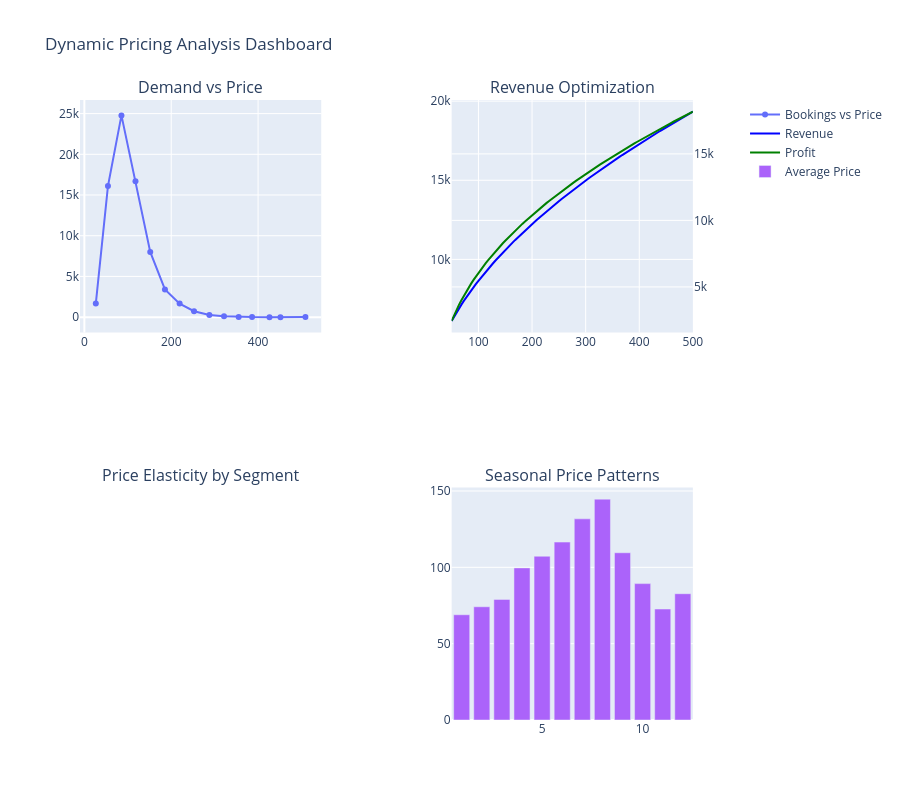

The code cell stored with this chart in its notebook:
### Code cell
import pandas as pd
import numpy as np
import matplotlib.pyplot as plt
import seaborn as sns
from sklearn.ensemble import RandomForestRegressor
from sklearn.linear_model import LinearRegression
from scipy import stats
import plotly.graph_objects as go
from plotly.subplots import make_subplots
import warnings
warnings.filterwarnings('ignore')

# Load processed data
df = pd.read_csv('../data/processed/hotel_bookings_processed.csv')

print(f"Dataset shape: {df.shape}")
print(f"Price range: ${df['adr'].min():.2f} - ${df['adr'].max():.2f}")

# =============================================================================
# 1. DEMAND CURVE ANALYSIS
# =============================================================================

def analyze_demand_curve(df, price_col='adr', segments=None):
    """
    Analyze how demand varies with price across different segments
    """
    results = {}
    
    if segments is None:
        segments = {'All': df}
    else:
        segments = {seg: df[df[segments] == seg] for seg in df[segments].unique()}
    
    for segment_name, segment_df in segments.items():
        # Create price bins
        segment_df = segment_df.copy()
        segment_df['price_bin'] = pd.cut(segment_df[price_col], bins=15, duplicates='drop')
        
        # Calculate demand metrics for each price bin
        demand_analysis = segment_df.groupby('price_bin').agg({
            price_col: ['mean', 'count'],  # Average price and booking count
            'total_nights': 'mean',
            'total_guests': 'mean',
            'lead_time': 'mean'
        }).round(2)
        
        demand_analysis.columns = ['avg_price', 'booking_count', 'avg_nights', 'avg_guests', 'avg_lead_time']
        demand_analysis = demand_analysis.reset_index()
        
        # Calculate revenue per price bin
        demand_analysis['total_revenue'] = demand_analysis['avg_price'] * demand_analysis['booking_count']
        demand_analysis['revenue_per_guest'] = demand_analysis['total_revenue'] / demand_analysis['avg_guests']
        
        results[segment_name] = demand_analysis
    
    return results

# Analyze overall demand curve
demand_curves = analyze_demand_curve(df)
print("=== DEMAND CURVE ANALYSIS ===")
print(demand_curves['All'])

# =============================================================================
# 2. PRICE ELASTICITY CALCULATION
# =============================================================================

def calculate_price_elasticity(df, price_col='adr', demand_proxy='total_nights'):
    """
    Calculate price elasticity of demand using multiple methods
    """
    # Method 1: Simple correlation-based elasticity
    price_log = np.log(df[price_col] + 1)
    demand_log = np.log(df[demand_proxy] + 1)
    
    correlation_elasticity = np.corrcoef(price_log, demand_log)[0,1]
    
    # Method 2: Regression-based elasticity
    X = price_log.values.reshape(-1, 1)
    y = demand_log.values
    
    reg_model = LinearRegression()
    reg_model.fit(X, y)
    regression_elasticity = reg_model.coef_[0]
    
    # Method 3: Segment-wise elasticity
    segments = ['hotel', 'market_segment', 'customer_type']
    segment_elasticities = {}
    
    for segment in segments:
        if segment in df.columns:
            seg_elasticities = []
            for seg_value in df[segment].unique():
                seg_data = df[df[segment] == seg_value]
                if len(seg_data) > 50:  # Minimum data points
                    seg_price_log = np.log(seg_data[price_col] + 1)
                    seg_demand_log = np.log(seg_data[demand_proxy] + 1)
                    if seg_price_log.std() > 0 and seg_demand_log.std() > 0:
                        seg_elasticity = np.corrcoef(seg_price_log, seg_demand_log)[0,1]
                        seg_elasticities.append(seg_elasticity)
            
            segment_elasticities[segment] = {
                'mean': np.mean(seg_elasticities),
                'std': np.std(seg_elasticities),
                'values': seg_elasticities
            }
    
    return {
        'correlation_elasticity': correlation_elasticity,
        'regression_elasticity': regression_elasticity,
        'segment_elasticities': segment_elasticities
    }

# Calculate elasticity
elasticity_results = calculate_price_elasticity(df)

print("\n=== PRICE ELASTICITY ANALYSIS ===")
print(f"Overall Correlation Elasticity: {elasticity_results['correlation_elasticity']:.3f}")
print(f"Regression-based Elasticity: {elasticity_results['regression_elasticity']:.3f}")

for segment, values in elasticity_results['segment_elasticities'].items():
    print(f"{segment} Average Elasticity: {values['mean']:.3f} (±{values['std']:.3f})")

# =============================================================================
# 3. ADVANCED REVENUE OPTIMIZATION
# =============================================================================

class RevenueOptimizer:
    def __init__(self, demand_model, base_elasticity=-0.5):
        self.demand_model = demand_model
        self.base_elasticity = base_elasticity
        self.feature_cols = [
            'lead_time', 'total_nights', 'total_guests', 'is_weekend', 'is_peak_season',
            'day_of_week', 'arrival_date_month_num', 'is_repeated_guest', 'previous_cancellations',
            'booking_changes', 'required_car_parking_spaces', 'total_of_special_requests',
            'hotel_encoded', 'meal_encoded', 'market_segment_encoded', 'distribution_channel_encoded',
            'reserved_room_type_encoded', 'deposit_type_encoded', 'customer_type_encoded'
        ]
    
    def predict_demand(self, features, price):
        """Predict demand at a given price using elasticity adjustment"""
        # Get base demand prediction
        base_demand = self.demand_model.predict(features)[0]
        
        # Apply price elasticity
        # Demand = Base_Demand * (Price / Base_Price)^elasticity
        base_price = base_demand  # Using predicted price as base
        if base_price > 0:
            price_ratio = price / base_price
            adjusted_demand = base_demand * (price_ratio ** self.base_elasticity)
        else:
            adjusted_demand = base_demand
        
        return max(0, adjusted_demand)  # Demand cannot be negative
    
    def optimize_price(self, features, price_range=(50, 500), steps=100, 
                      cost_per_night=30, min_margin=0.2):
        """
        Find optimal price considering revenue, costs, and constraints
        """
        prices = np.linspace(price_range[0], price_range[1], steps)
        results = []
        
        for price in prices:
            # Predict demand at this price
            demand = self.predict_demand(features, price)
            
            # Calculate metrics
            revenue = price * demand
            cost = cost_per_night * demand
            profit = revenue - cost
            margin = (profit / revenue) if revenue > 0 else 0
            
            # Check constraints
            meets_margin = margin >= min_margin
            
            results.append({
                'price': price,
                'demand': demand,
                'revenue': revenue,
                'profit': profit,
                'margin': margin,
                'meets_constraints': meets_margin
            })
        
        results_df = pd.DataFrame(results)
        
        # Find optimal prices for different objectives
        valid_results = results_df[results_df['meets_constraints']]
        
        if len(valid_results) > 0:
            optimal_revenue = valid_results.loc[valid_results['revenue'].idxmax()]
            optimal_profit = valid_results.loc[valid_results['profit'].idxmax()]
        else:
            optimal_revenue = results_df.loc[results_df['revenue'].idxmax()]
            optimal_profit = results_df.loc[results_df['profit'].idxmax()]
        
        return {
            'all_results': results_df,
            'optimal_revenue': optimal_revenue,
            'optimal_profit': optimal_profit
        }
    
    def scenario_analysis(self, features, scenarios):
        """
        Analyze multiple pricing scenarios
        """
        scenario_results = {}
        
        for scenario_name, scenario_params in scenarios.items():
            results = self.optimize_price(features, **scenario_params)
            scenario_results[scenario_name] = results
        
        return scenario_results

# Load the trained model
import joblib
model = joblib.load('../src/models/demand_model.pkl')

# Create optimizer
optimizer = RevenueOptimizer(model)

# Example optimization for a sample booking
sample_features = df[optimizer.feature_cols].iloc[[100]]  # Get one sample
optimization_results = optimizer.optimize_price(sample_features)

print("\n=== REVENUE OPTIMIZATION RESULTS ===")
print(f"Optimal for Revenue: ${optimization_results['optimal_revenue']['price']:.2f}")
print(f"Expected Revenue: ${optimization_results['optimal_revenue']['revenue']:.2f}")
print(f"Expected Demand: {optimization_results['optimal_revenue']['demand']:.2f}")
print(f"Profit Margin: {optimization_results['optimal_revenue']['margin']:.1%}")

print(f"\nOptimal for Profit: ${optimization_results['optimal_profit']['price']:.2f}")
print(f"Expected Profit: ${optimization_results['optimal_profit']['profit']:.2f}")
print(f"Expected Revenue: ${optimization_results['optimal_profit']['revenue']:.2f}")
print(f"Profit Margin: {optimization_results['optimal_profit']['margin']:.1%}")

# =============================================================================
# 4. VISUALIZATIONS
# =============================================================================

# Create comprehensive visualization
fig = make_subplots(
    rows=2, cols=2,
    subplot_titles=['Demand vs Price', 'Revenue Optimization', 
                   'Price Elasticity by Segment', 'Seasonal Price Patterns'],
    specs=[[{"secondary_y": False}, {"secondary_y": True}],
           [{"secondary_y": False}, {"secondary_y": False}]]
)

# Plot 1: Demand Curve
demand_data = demand_curves['All']
fig.add_trace(
    go.Scatter(x=demand_data['avg_price'], y=demand_data['booking_count'],
              mode='markers+lines', name='Bookings vs Price'),
    row=1, col=1
)

# Plot 2: Revenue Optimization
opt_data = optimization_results['all_results']
fig.add_trace(
    go.Scatter(x=opt_data['price'], y=opt_data['revenue'],
              mode='lines', name='Revenue', line=dict(color='blue')),
    row=1, col=2
)
fig.add_trace(
    go.Scatter(x=opt_data['price'], y=opt_data['profit'],
              mode='lines', name='Profit', line=dict(color='green')),
    row=1, col=2, secondary_y=True
)

# Plot 3: Seasonal patterns
seasonal_data = df.groupby('arrival_date_month_num').agg({
    'adr': 'mean',
    'total_nights': 'sum'
}).reset_index()

fig.add_trace(
    go.Bar(x=seasonal_data['arrival_date_month_num'], 
           y=seasonal_data['adr'], name='Average Price'),
    row=2, col=2
)

# Update layout
fig.update_layout(height=800, showlegend=True, 
                 title_text="Dynamic Pricing Analysis Dashboard")
fig.show()

# Save optimization results
optimization_results['all_results'].to_csv('../data/processed/optimization_results.csv', index=False)
print("\n✅ Optimization results saved!")

### Figure 1 — Plotly figure (JSON) as saved in the notebook; plotly's stock layout.template omitted (floating-point values rounded to 4 significant figures)
{"data": [{"mode": "markers+lines", "name": "Bookings vs Price", "type": "scatter", "x": [26.36, 54.31, 85.4, 117.7, 151.7, 185.5, 219.3, 252.6, 287.9, 321.6, 355.3, 386.2, 426.2, 451.5, 509], "xaxis": "x", "y": [1662, 16096, 24781, 16677, 8007, 3397, 1660, 729, 255, 111, 30, 10, 1, 1, 2], "yaxis": "y"}, {"line": {"color": "blue"}, "mode": "lines", "name": "Revenue", "type": "scatter", "x": [50, 54.55, 59.09, 63.64, 68.18, 72.73, 77.27, 81.82, 86.36, 90.91, 95.45, 100, 104.5, 109.1, 113.6, 118.2, 122.7, 127.3, 131.8, 136.4, 140.9, 145.5, 150, 154.5, 159.1, 163.6, 168.2, 172.7, 177.3, 181.8, 186.4, 190.9, 195.5, 200, 204.5, 209.1, 213.6, 218.2, 222.7, 227.3, 231.8, 236.4, 240.9, 245.5, 250.0, 254.5, 259.1, 263.6, 268.2, 272.7, 277.3, 281.8, 286.4, 290.9, 295.5, 300, 304.5, 309.1, 313.6, 318.2, 322.7, 327.3, 331.8, 336.4, 340.9, 345.5, 350, 354.5, 359.1, 363.6, 368.2, 372.7, 377.3, 381.8, 386.4, 390.9, 395.5, 400.0, 404.5, 409.1, 413.6, 418.2, 422.7, 427.3, 431.8, 436.4, 440.9, 445.5, 450.0, 454.5, 459.1, 463.6, 468.2, 472.7, 477.3, 481.8, 486.4, 490.9, 495.5, 500], "xaxis": "x2", "y": [6115.0, 6387.0, 6648.0, 6899.0, 7141.0, 7375.0, 7602.0, 7823.0, 8037.0, 8246.0, 8449.0, 8648.0, 8843.0, 9033.0, 9219.0, 9402.0, 9581.0, 9757.0, 9929.0, 10100.0, 10270.0, 10430.0, 10590.0, 10750.0, 10910.0, 11060.0, 11220.0, 11370.0, 11510.0, 11660.0, 11810.0, 11950.0, 12090.0, 12230.0, 12370.0, 12510.0, 12640.0, 12770.0, 12910.0, 13040.0, 13170.0, 13300.0, 13420.0, 13550.0, 13670.0, 13800.0, 13920.0, 14040.0, 14160.0, 14280.0, 14400.0, 14520.0, 14630.0, 14750.0, 14870.0, 14980.0, 15090.0, 15200.0, 15320.0, 15430.0, 15540.0, 15650.0, 15750.0, 15860.0, 15970.0, 16070.0, 16180.0, 16280.0, 16390.0, 16490.0, 16590.0, 16700.0, 16800.0, 16900.0, 17000.0, 17100.0, 17200.0, 17300.0, 17390.0, 17490.0, 17590.0, 17690.0, 17780.0, 17880.0, 17970.0, 18070.0, 18160.0, 18250.0, 18350.0, 18440.0, 18530.0, 18620.0, 18710.0, 18800.0, 18890.0, 18980.0, 19070.0, 19160.0, 19250.0, 19340.0], "yaxis": "y2"}, {"line": {"color": "green"}, "mode": "lines", "name": "Profit", "type": "scatter", "x": [50, 54.55, 59.09, 63.64, 68.18, 72.73, 77.27, 81.82, 86.36, 90.91, 95.45, 100, 104.5, 109.1, 113.6, 118.2, 122.7, 127.3, 131.8, 136.4, 140.9, 145.5, 150, 154.5, 159.1, 163.6, 168.2, 172.7, 177.3, 181.8, 186.4, 190.9, 195.5, 200, 204.5, 209.1, 213.6, 218.2, 222.7, 227.3, 231.8, 236.4, 240.9, 245.5, 250.0, 254.5, 259.1, 263.6, 268.2, 272.7, 277.3, 281.8, 286.4, 290.9, 295.5, 300, 304.5, 309.1, 313.6, 318.2, 322.7, 327.3, 331.8, 336.4, 340.9, 345.5, 350, 354.5, 359.1, 363.6, 368.2, 372.7, 377.3, 381.8, 386.4, 390.9, 395.5, 400.0, 404.5, 409.1, 413.6, 418.2, 422.7, 427.3, 431.8, 436.4, 440.9, 445.5, 450.0, 454.5, 459.1, 463.6, 468.2, 472.7, 477.3, 481.8, 486.4, 490.9, 495.5, 500], "xaxis": "x2", "y": [2446.0, 2874.0, 3273.0, 3647.0, 3999.0, 4333.0, 4651.0, 4954.0, 5245.0, 5525.0, 5794.0, 6054.0, 6305.0, 6549.0, 6785.0, 7015.0, 7239.0, 7457.0, 7669.0, 7877.0, 8080.0, 8279.0, 8474.0, 8664.0, 8851.0, 9035.0, 9215.0, 9392.0, 9566.0, 9737.0, 9906.0, 10070.0, 10230.0, 10400.0, 10550.0, 10710.0, 10870.0, 11020.0, 11170.0, 11320.0, 11460.0, 11610.0, 11750.0, 11890.0, 12030.0, 12170.0, 12310.0, 12440.0, 12580.0, 12710.0, 12840.0, 12970.0, 13100.0, 13230.0, 13360.0, 13480.0, 13610.0, 13730.0, 13850.0, 13970.0, 14090.0, 14210.0, 14330.0, 14450.0, 14560.0, 14680.0, 14790.0, 14910.0, 15020.0, 15130.0, 15240.0, 15350.0, 15460.0, 15570.0, 15680.0, 15790.0, 15890.0, 16000.0, 16100.0, 16210.0, 16310.0, 16420.0, 16520.0, 16620.0, 16720.0, 16820.0, 16920.0, 17020.0, 17120.0, 17220.0, 17320.0, 17420.0, 17510.0, 17610.0, 17710.0, 17800.0, 17900.0, 17990.0, 18080.0, 18180.0], "yaxis": "y3"}, {"name": "Average Price", "type": "bar", "x": [1, 2, 3, 4, 5, 6, 7, 8, 9, 10, 11, 12], "xaxis": "x4", "y": [68.94, 74.17, 79.01, 99.64, 107.3, 116.6, 131.8, 144.7, 109.6, 89.34, 72.7, 82.73], "yaxis": "y5"}], "layout": {"annotations": [{"font": {"size": 16}, "showarrow": false, "text": "Demand vs Price", "x": 0.185, "xanchor": "center", "xref": "paper", "y": 1, "yanchor": "bottom", "yref": "paper"}, {"font": {"size": 16}, "showarrow": false, "text": "Revenue Optimization", "x": 0.755, "xanchor": "center", "xref": "paper", "y": 1, "yanchor": "bottom", "yref": "paper"}, {"font": {"size": 16}, "showarrow": false, "text": "Price Elasticity by Segment", "x": 0.185, "xanchor": "center", "xref": "paper", "y": 0.375, "yanchor": "bottom", "yref": "paper"}, {"font": {"size": 16}, "showarrow": false, "text": "Seasonal Price Patterns", "x": 0.755, "xanchor": "center", "xref": "paper", "y": 0.375, "yanchor": "bottom", "yref": "paper"}], "height": 800, "showlegend": true, "title": {"text": "Dynamic Pricing Analysis Dashboard"}, "xaxis": {"anchor": "y", "domain": [0, 0.37]}, "xaxis2": {"anchor": "y2", "domain": [0.57, 0.94]}, "xaxis3": {"anchor": "y4", "domain": [0, 0.37]}, "xaxis4": {"anchor": "y5", "domain": [0.57, 0.94]}, "yaxis": {"anchor": "x", "domain": [0.625, 1]}, "yaxis2": {"anchor": "x2", "domain": [0.625, 1]}, "yaxis3": {"anchor": "x2", "overlaying": "y2", "side": "right"}, "yaxis4": {"anchor": "x3", "domain": [0, 0.375]}, "yaxis5": {"anchor": "x4", "domain": [0, 0.375]}}}
